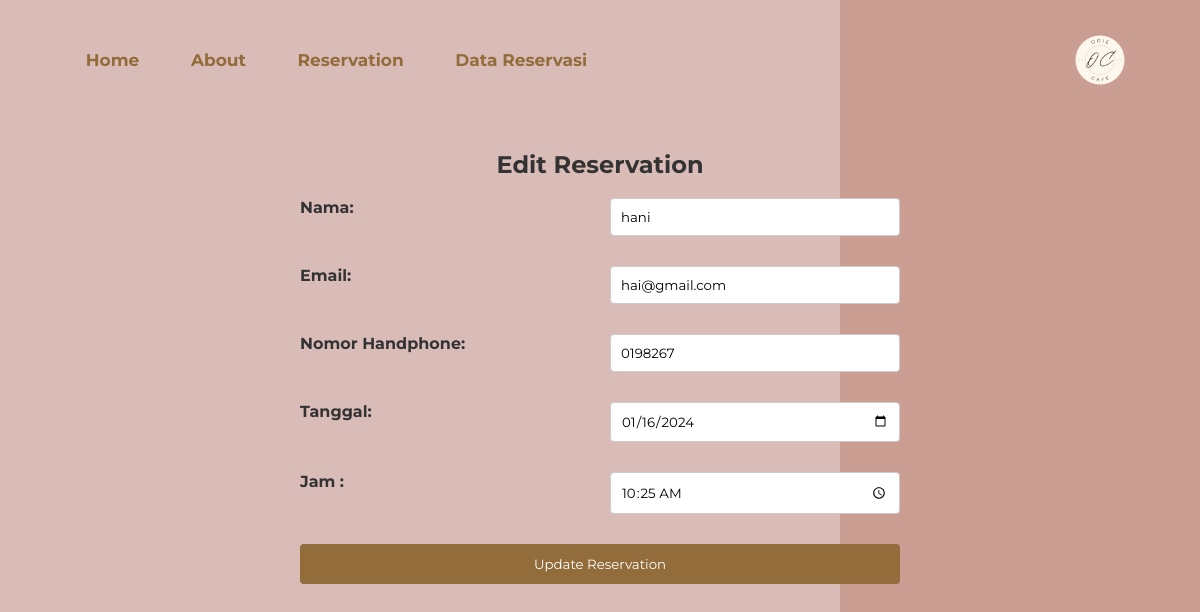
The app's page /edit_reservation_form.php?id=6 with its own data.
### tables this page shows
CREATE TABLE `reservations` (
  `id` int(11) NOT NULL,
  `nama` varchar(100) NOT NULL,
  `email` varchar(100) NOT NULL,
  `phone` varchar(100) NOT NULL,
  `tanggal` date NOT NULL,
  `jam` time NOT NULL
);

### edit_reservation_form.php (the view, shortened to what this page needs)
<?php
include('koneksi.php');
if(isset($_GET['id'])) {
    $id = $_GET['id'];
    $query = "SELECT * FROM reservations WHERE id = $id";
    $result = $conn->query($query);
    if($result->num_rows > 0) {
        $row = $result->fetch_assoc();
        $nama = $row['nama'];
        $email = $row['email'];
        $phone = $row['phone'];
        $tanggal = $row['tanggal'];
        $jam = $row['jam'];
    } else {
        echo "Data tidak ditemukan.";
        exit();
    }
} else {
    echo "Invalid request.";
    exit();
}
?>
<!DOCTYPE html>
<html lang="en">
<head>
    <link rel="stylesheet" href="https://unpkg.com/swiper@8/swiper-bundle.min.css" />
    <link rel="stylesheet" href="https://use.fontawesome.com/releases/v5.15.4/css/all.css">
</head>
<body>
    <div class="container">
        <nav>
            <ul>
                <li><a href="index.php">Home</a></li>
                <li><a href="about.php">About</a></li>
                <li><a href="reservation.php">Reservation</a></li>
                <li><a href="edit_reservation.php">Data Reservasi</a></li>
            </ul>
            <img src="logo1.png" alt="">
        </nav>
        <h2>Edit Reservation</h2>
        <br>
        <form action="edit_reservation_form.php?id=<?php echo $id; ?>" method="post">
            <label for="nama">Nama:</label>
            <input type="text" name="nama" value="<?php echo $nama; ?>" required>
            <label for="email">Email:</label>
            <input type="email" name="email" value="<?php echo $email; ?>" required>
            <label for="phone">Nomor Handphone:</label>
            <input type="tel" name="phone" value="<?php echo $phone; ?>" required>
            <label for="tanggal">Tanggal:</label>
            <input type="date" name="tanggal" value="<?php echo $tanggal; ?>" required>
            <label for="jam">Jam :</label>
            <input type="time" name="jam" value="<?php echo $jam; ?>" required>
            <button type="submit" name="update">Update Reservation</button>
        </form>
    </div>
</body>
</html>

### edit_reservation_form.php (style rules this page uses)
* { padding: 0; margin: 0; font-family: 'Montserrat', sans-serif; }
body { font-family: 'Arial', sans-serif; background-color: #f8f8f8; margin: 0; padding: 0; }
.container { height: 100vh; width: 100%; background: linear-gradient(to right, #D9BCB8 70%, #CA9E93 30%); position: relative; overflow: hidden; }
nav { width: 90%; margin: auto; padding-top: 20px; display: flex; justify-content: space-between; align-items: center; }
nav img { max-width: 60%; height: auto; max-height: 80px; }
nav ul { display: flex; list-style-type: none; }
nav ul li { margin: 0 5px; }
nav ul a { text-decoration: none; padding: 0.3rem 1.3rem; font-size: 17px; font-weight: bold; color: #926c3a; position: relative; z-index: 1; }
nav ul a::after { content: ""; width: 0%; height: 100%; position: absolute; top: 0; left: 0px; border-radius: 20px; background-color: #CA9E93; z-index: -1; transition: 0.5s; }
h2 { text-align: center; color: #333; margin-top: 50px; }
form { width: 50%; margin: auto; display: grid; grid-template-columns: 1fr 1fr; gap: 20px; }
label { font-weight: bold; margin-bottom: 5px; color: #333; }
input { width: 100%; padding: 10px; box-sizing: border-box; border: 1px solid #ccc; border-radius: 4px; margin-bottom: 10px; }
button { grid-column: span 2; padding: 12px; background-color: #926c3a; color: #fff; border: none; border-radius: 4px; cursor: pointer; }

### records on screen
reservations: nama "hani", email "hai@gmail.com", phone "0198267", tanggal "01/16/2024", jam "10:25:00"
